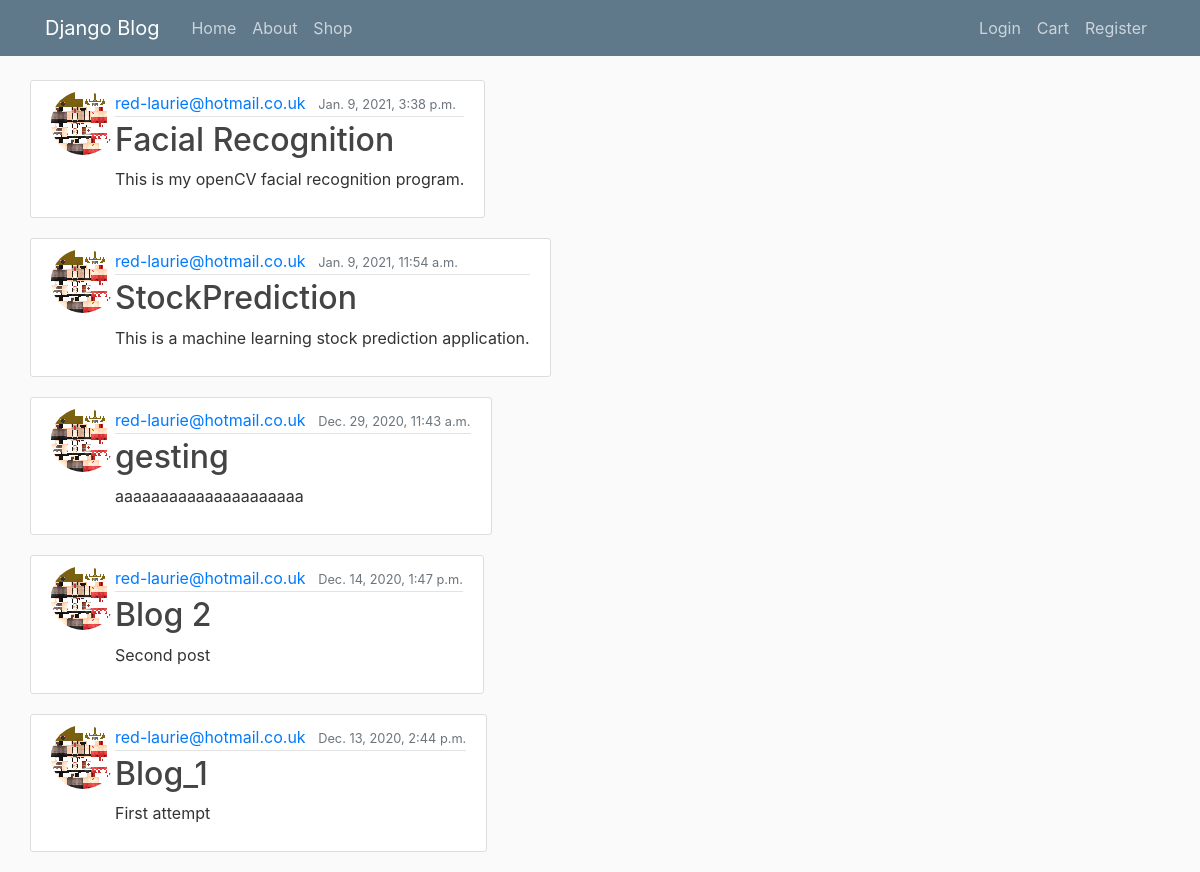
The app's page /, older data.
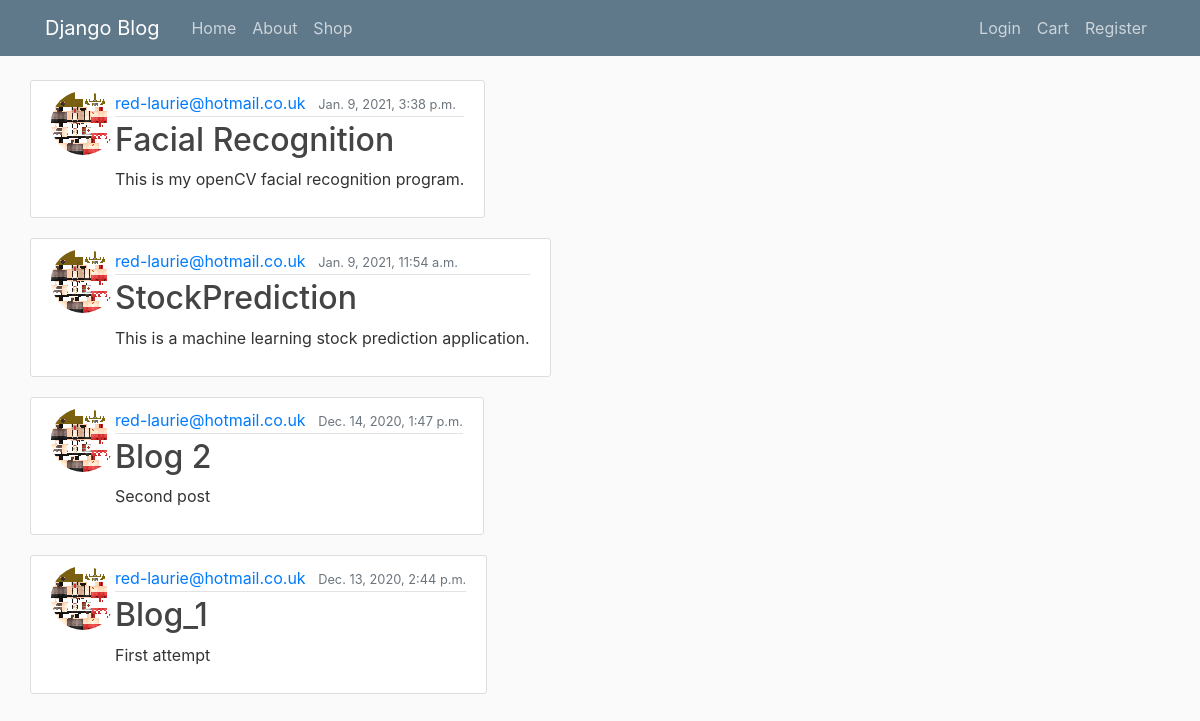
The same page, newer data.
### blog/models.py (models this page shows, shortened)
class Post(models.Model):
    title = models.CharField(max_length=100)
    content = models.TextField()
    Link = models.TextField()
    date_posted = models.DateTimeField(default=timezone.now)
    author = models.ForeignKey(User, on_delete = models.CASCADE )
    image = models.ImageField(default='default.jpg', upload_to='project_pics')

### registration/models.py (models this page shows, shortened)
class Profile(models.Model):
    user = models.OneToOneField(User, on_delete=models.CASCADE)
    image = models.ImageField(default='default.jpg',upload_to='profile_pics')
    description = models.TextField(User,default='Hello')

### blog/views.py (the view)
# urls.py: path('',PostListView.as_view(), name = 'blog-home'),
class PostListView(ListView):
    model = Post
    template_name = 'blog/home.html'
    context_object_name = 'posts'
    ordering = ['-date_posted']

### blog/Templates/Blog/home.html
{% extends "blog/base.html" %}
{% block content %}
    {% for post in posts %}
        <article class="media content-section">
            <img class="rounded-circle" src="{{ post.author.profile.image.url }}">
          <div class="media-body">
            <div class="article-metadata">
              <a class="mr-2" href="#">{{ post.author }}</a>
              <small class="text-muted">{{ post.date_posted }}</small>
            </div>
            <h2><a class="article-title" href="{% url 'post-detail' post.id %}">{{ post.title }}</a></h2>
            <p class="article-content">{{ post.content }}</p>
          </div>
        </article>
    {% endfor %}
{% endblock content %}

Row changes from the older to the newer data that the page shows:
removed Post: author.profile.image (picture), author "red-laurie@hotmail.co.uk", date_posted "Dec. 29, 2020, 11:43 a.m.", title "gesting", content "aaaaaaaaaaaaaaaaaaaaa"
